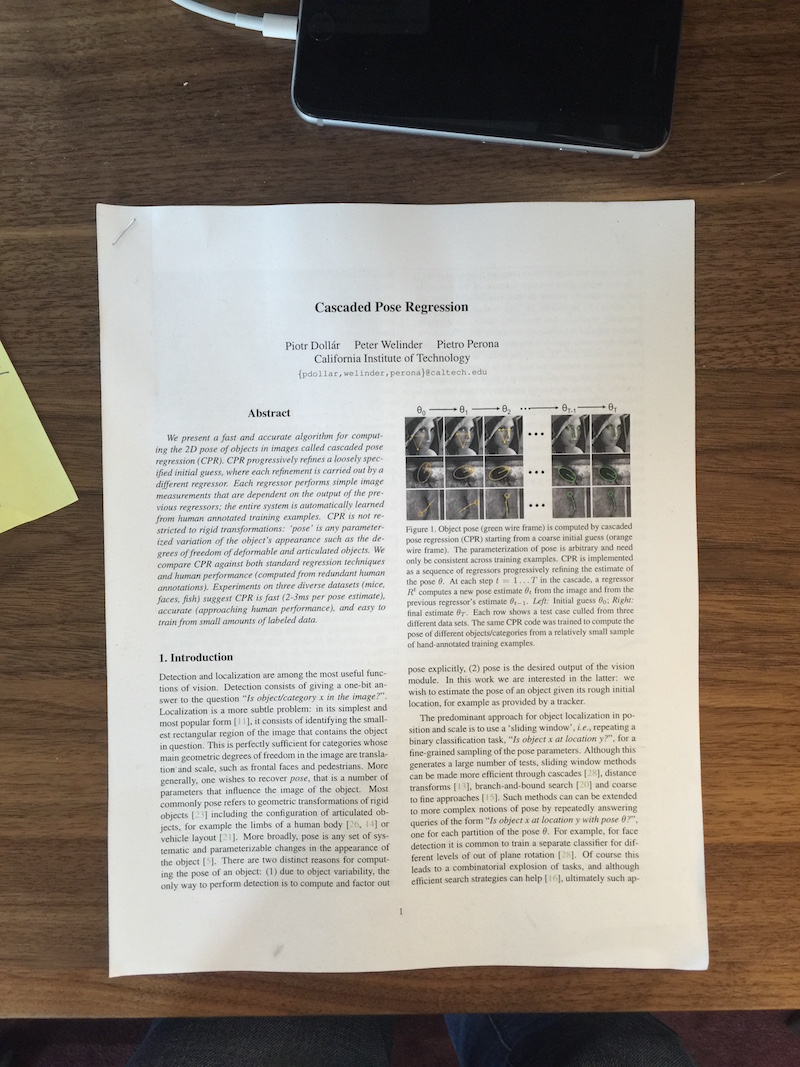
#> input picture samples/scan-paper.jpg, 800 x 1067 px
$ jupyter execute handwritten-sales-transactions-parser.ipynb
#> lines starting #> are read from the running program, lines starting #| are printed output that depends on the picture; after the words box and inside, x2 and y2 are one past the last pixel; in counts of white or black regions, pixels touching at a corner belong together
# Handwritten Sales Transaction Recognition

[cell 1]
import cv2
import numpy as np
import matplotlib.pyplot as plt

[cell 2]
# Load image
# image = cv2.imread('samples/jibu-handwritten-sales-1.jpg')
image = cv2.imread('samples/scan-paper.jpg')
#> image is the input picture: shape (1067, 800, 3); mean B, G, R 127.4, 136.9, 145.5

height, width = image.shape[:2]
#> height = 1067; width = 800

# display the image
plt.imshow(image)
plt.show()

## Identifying Borders

[cell 3]
# Step 1: Preprocessing
gray = cv2.cvtColor(image, cv2.COLOR_BGR2GRAY)
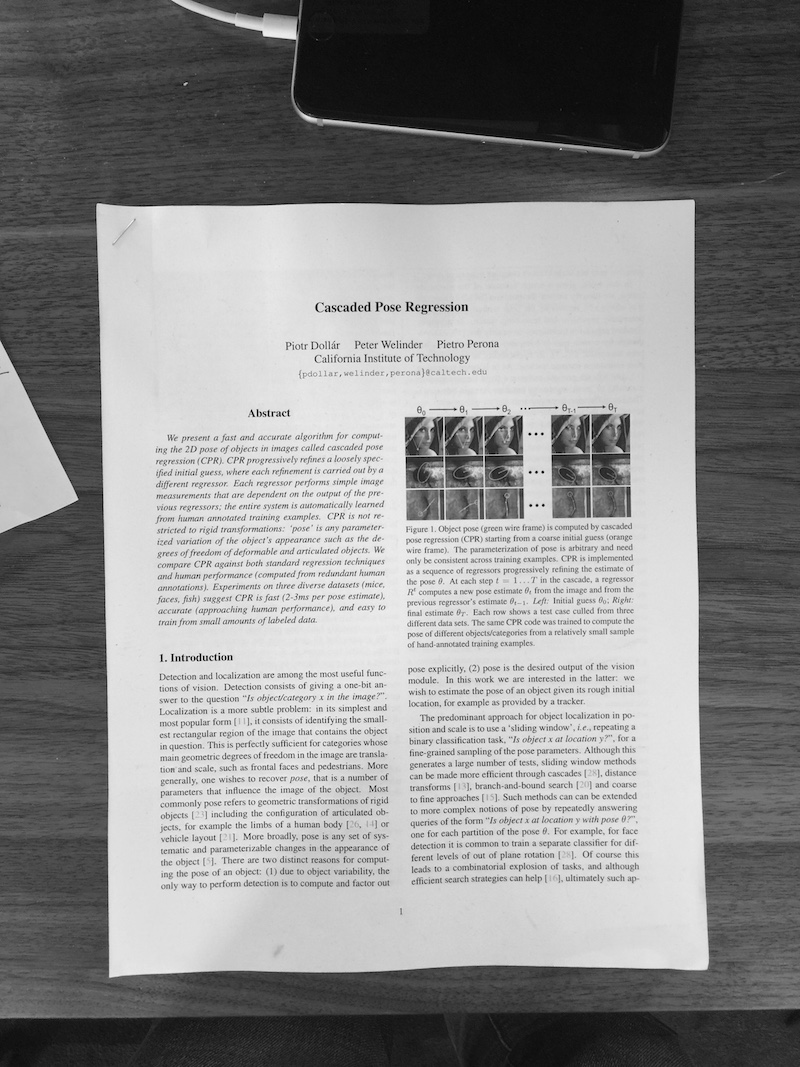
#> gray: shape (1067, 800); min 0, max 250, mean 138.4
blurred = cv2.GaussianBlur(gray, (5, 5), 0)

# display the image
plt.imshow(blurred)
plt.show()

[cell 4]
# Step 2: Edge Detection
edges = cv2.Canny(blurred, 75, 150)
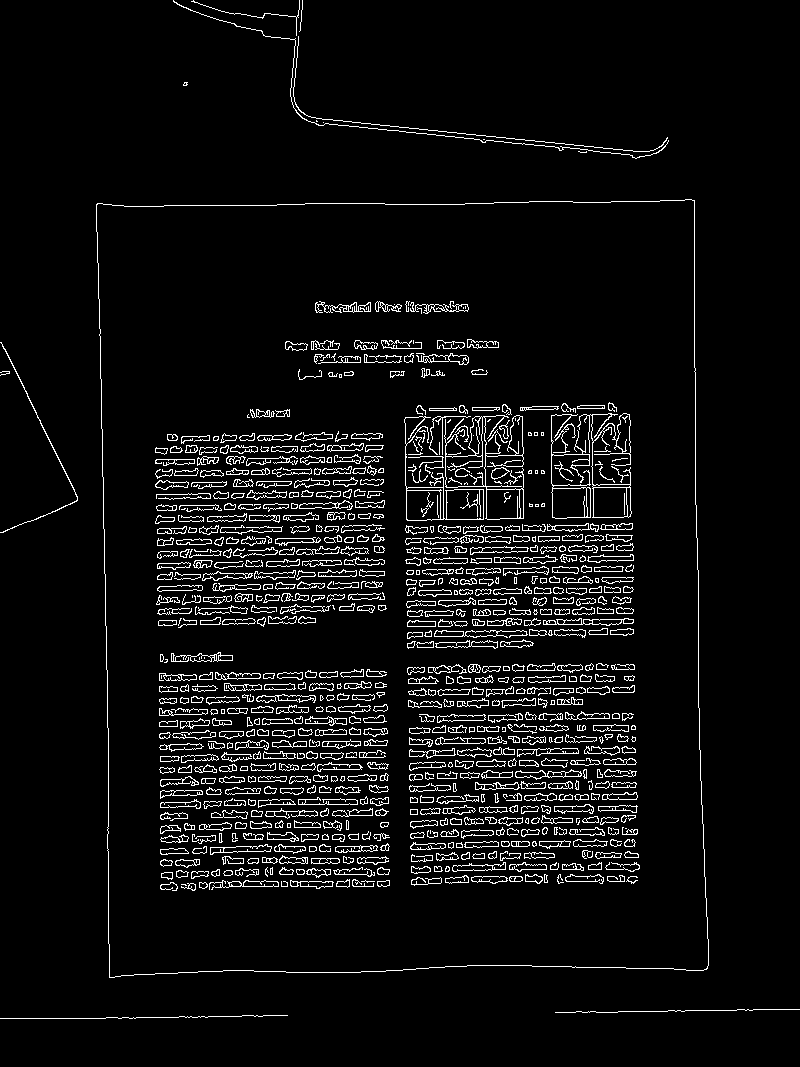
#> edges: shape (1067, 800); 5.6% white in thin lines or dots

# display the image
plt.imshow(edges)
plt.show()

[cell 5]
# Step 3: Contour Detection
contours, _ = cv2.findContours(edges, cv2.RETR_EXTERNAL, cv2.CHAIN_APPROX_SIMPLE)
#> contours = 14 contours, 11 with area under 20; largest, box (x1, y1, x2, y2) and area: (96, 199, 709, 978) 455314, (0, 342, 78, 533) 92, (173, 0, 669, 159) 41
contours = sorted(contours, key=cv2.contourArea, reverse=True)[:5]
#> contours = 5 contours, 2 with area under 20; largest, box (x1, y1, x2, y2) and area: (96, 199, 709, 978) 455314, (0, 342, 78, 533) 92, (173, 0, 669, 159) 41

# Step 4: Corner Detection
for c in contours:
    epsilon = 0.02 * cv2.arcLength(c, True)
    corners = cv2.approxPolyDP(c, epsilon, True)
    if len(corners) == 4:
        document_corners = corners
        break
#> this loop made 1 pass
#> (epsilon, document_corners) on pass 1: (55.41, [[694, 200], [96, 204], [109, 977], [707, 968]])

[cell 6]
# Step 5: Perspective Transformation
dst = np.array([[0, 0], [width-1, 0], [width-1, height-1], [0, height-1]], dtype="float32")
M = cv2.getPerspectiveTransform(document_corners.reshape(4, 2).astype("float32"), dst)
#> M = [[-1.33, 0.0226, 921.8], [0.00922, 1.38, -281.9], [-1.08e-05, 3.65e-07, 1]]
warped = cv2.warpPerspective(image, M, (width, height))
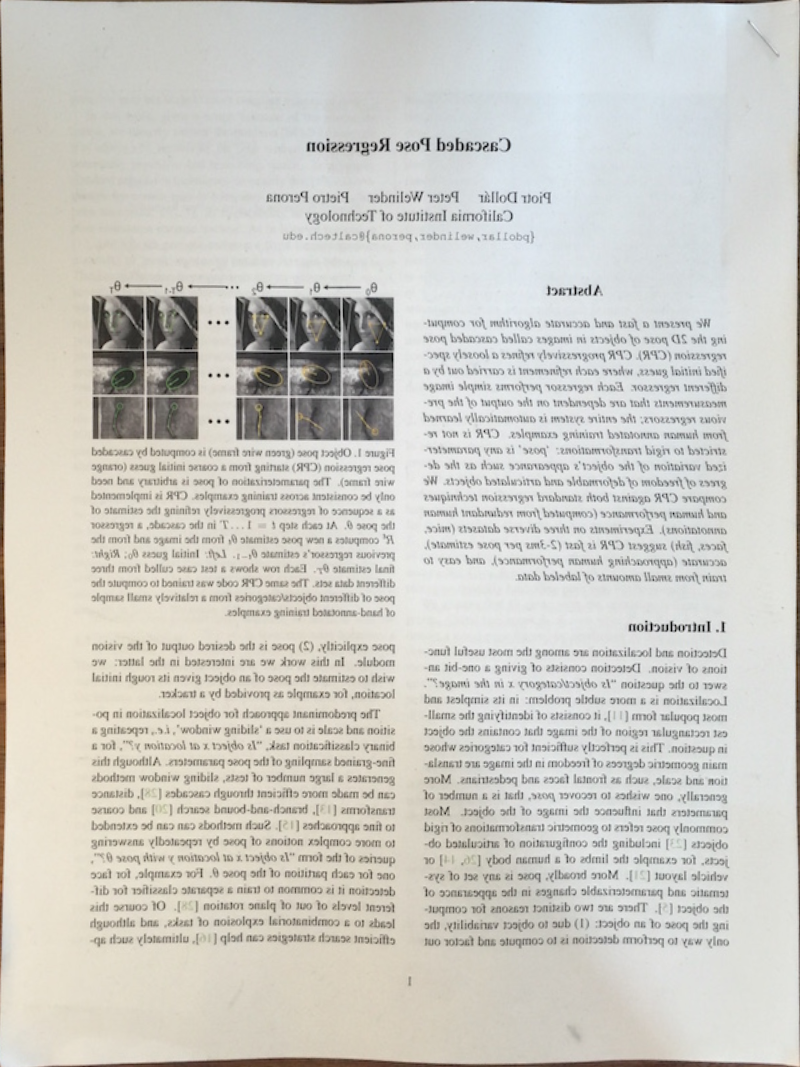
#> warped: shape (1067, 800, 3); mean B, G, R 196.6, 202.7, 204

# display the image
plt.imshow(warped)
plt.show()
